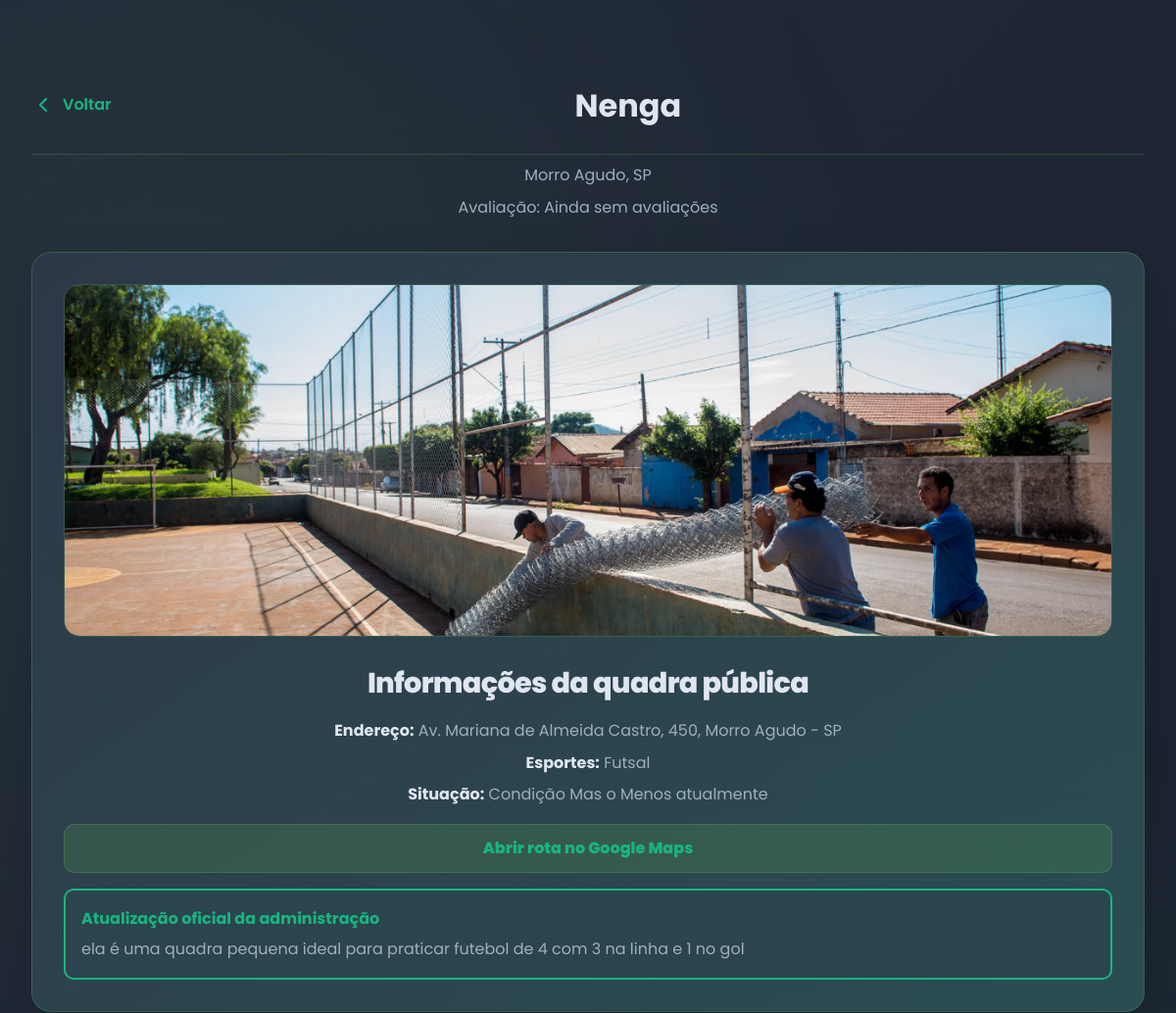
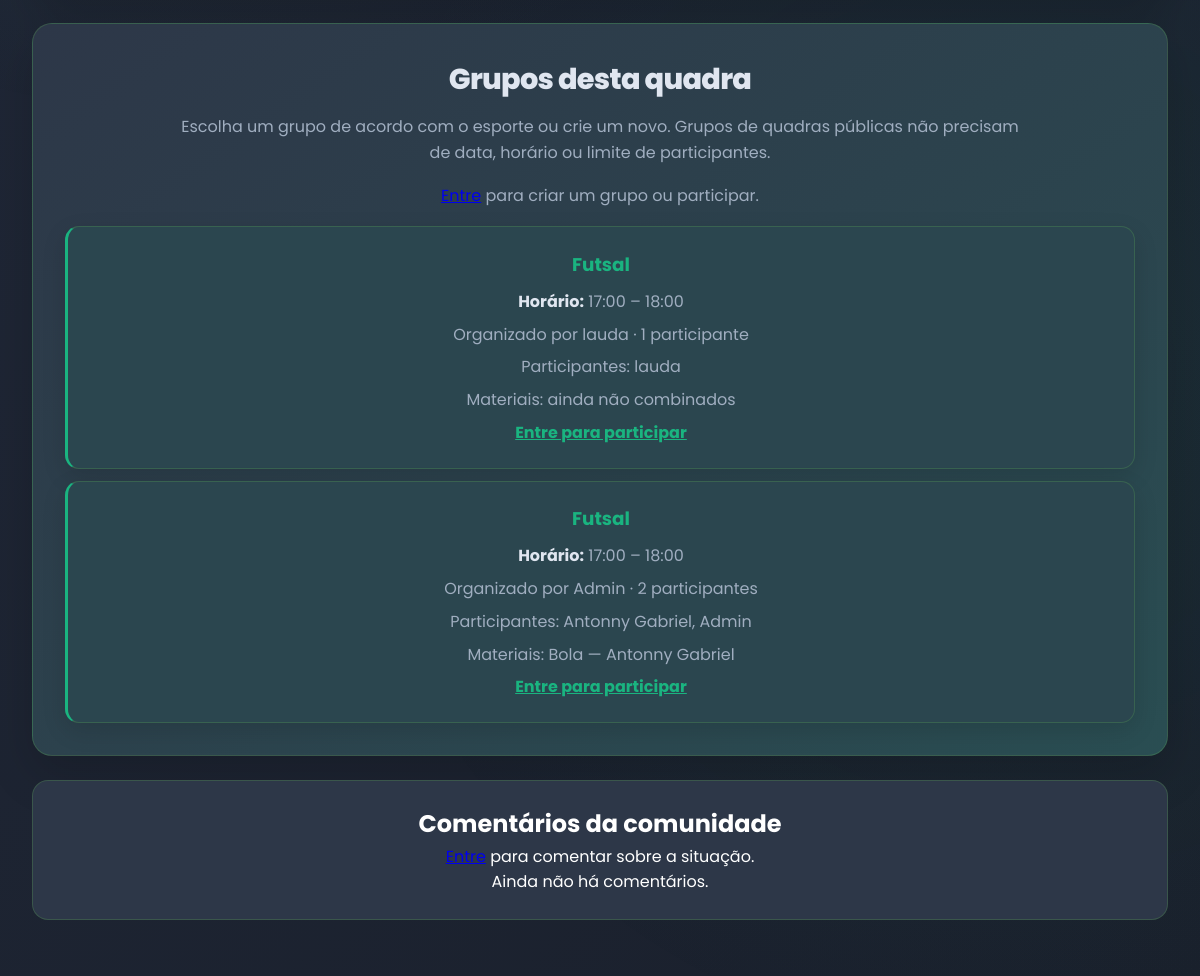
Screenshot of /quadra/1/ with the database file from the repository (2 pictures, top to bottom).
### core/models.py (models this page shows, shortened)
class Quadra(models.Model):
    TIPO_CHOICES = [
        ('publica', 'Pública'),
        ('privada', 'Privada'),
    ]
    nome = models.CharField(max_length=200)
    descricao = models.TextField(blank=True, null=True)
    localizacao = models.CharField(max_length=255, blank=True, null=True)
    cidade = models.CharField(max_length=100, blank=True, null=True)
    estado = models.CharField(max_length=50, blank=True, null=True)
    esporte = models.CharField(max_length=200, blank=True, null=True)
    tipo = models.CharField(max_length=10, choices=TIPO_CHOICES, default='publica')
    proprietario = models.ForeignKey(
        Usuario, on_delete=models.SET_NULL, null=True, blank=True, related_name='quadras'
    )
    destaque = models.BooleanField(default=False)
    foto = models.CharField(max_length=500, blank=True, null=True)
    situacao = models.CharField(max_length=200, blank=True, default='Em boas condições')
    comentario_admin = models.TextField(blank=True)
    class Meta:
        db_table = 'quadras'
        verbose_name = 'Quadra'
        verbose_name_plural = 'Quadras'
    @property
    def lista_esportes(self):
        if self.esporte:
            return [e.strip() for e in self.esporte.split(',')]
        return []

class GrupoQuadraPublica(models.Model):
    quadra = models.ForeignKey(Quadra, on_delete=models.CASCADE, related_name='grupos_publicos')
    esporte = models.CharField(max_length=100)
    data_encontro = models.DateField(blank=True, null=True)
    hora_inicio = models.TimeField(blank=True, null=True)
    hora_fim = models.TimeField(blank=True, null=True)
    criador = models.ForeignKey(Usuario, on_delete=models.CASCADE, related_name='grupos_criados')
    participantes = models.ManyToManyField(Usuario, through='ParticipanteGrupoPublico', related_name='grupos_publicos')
    criado_em = models.DateTimeField(default=timezone.now)
    class Meta:
        db_table = 'grupos_quadras_publicas'
        ordering = ['-criado_em']

class Usuario(AbstractBaseUser, PermissionsMixin):
    nome = models.CharField(max_length=150)
    cidade = models.CharField(max_length=100)
    email = models.EmailField(unique=True)
    is_active = models.BooleanField(default=True)
    is_staff = models.BooleanField(default=False)
    date_joined = models.DateTimeField(default=timezone.now)
    objects = UsuarioManager()
    USERNAME_FIELD = 'email'
    REQUIRED_FIELDS = ['nome', 'cidade']
    class Meta:
        db_table = 'usuarios'
        verbose_name = 'Usuário'
        verbose_name_plural = 'Usuários'

class MaterialGrupoPublico(models.Model):
    grupo = models.ForeignKey(GrupoQuadraPublica, on_delete=models.CASCADE, related_name='materiais')
    usuario = models.ForeignKey(Usuario, on_delete=models.CASCADE, related_name='materiais_grupos_publicos')
    item = models.CharField(max_length=100)
    criado_em = models.DateTimeField(default=timezone.now)
    class Meta:
        db_table = 'materiais_grupos_publicos'
        ordering = ['criado_em', 'id']

### core/views.py (the view)
# urls.py: path('quadra/<int:quadra_id>/', views.detalhes_quadra, name='detalhes_quadra'),
def detalhes_quadra(request, quadra_id):
    quadra = get_object_or_404(Quadra, pk=quadra_id)
    hoje = timezone.localdate()
    usuario_id = request.user.id if request.user.is_authenticated else None
    avaliacoes = quadra.avaliacoes.select_related('usuario').all()[:5]
    pode_avaliar = bool(usuario_id and ReservaJogador.objects.filter(
        usuario_id=usuario_id, horario__quadra=quadra
    ).exists())
    if quadra.tipo == 'publica' and usuario_id:
        pode_avaliar = True
    horarios = list(Horario.objects.filter(quadra=quadra).select_related('quadra', 'responsavel_reserva').prefetch_related(
        'reservas__usuario'
    ))
    grupos_publicos = []
    if quadra.tipo == 'publica':
        grupos = quadra.grupos_publicos.prefetch_related('participantes', 'inscricoes', 'materiais__usuario').all()
        for grupo in grupos:
            participantes = list(grupo.participantes.all())
            grupos_publicos.append({
                'obj': grupo,
                'participantes': participantes,
                'ja_participa': usuario_id in {participante.id for participante in participantes} if usuario_id else False,
                'total_participantes': len(participantes),
            })
    horarios.sort(key=_chave_ordenacao_horario)
    horarios_list = []
    for h in horarios:
        horarios_list.append(_horario_para_cliente(h, usuario_id))
    quadra_dict = {
        'id': quadra.id,
        'nome': quadra.nome,
        'descricao': quadra.descricao,
        'localizacao': quadra.localizacao,
        'cidade': quadra.cidade,
        'estado': quadra.estado,
        'esporte': quadra.esporte,
        'tipo': quadra.tipo,
        'foto': quadra.foto,
        'situacao': quadra.situacao,
        'comentario_admin': quadra.comentario_admin,
        'lista_esportes': quadra.lista_esportes,
        'horarios': horarios_list,
        'datas_disponiveis': [
            {
                'valor': data_iso,
                'rotulo': ('Hoje · ' if data_iso == timezone.localdate().isoformat() else '')
                    + ['segunda-feira', 'terça-feira', 'quarta-feira', 'quinta-feira', 'sexta-feira', 'sábado', 'domingo'][date.fromisoformat(data_iso).weekday()]
                    + ' · ' + date.fromisoformat(data_iso).strftime('%d/%m'),
            }
            for data_iso in sorted({
                h['data'] for h in horarios_list
                if quadra.tipo != 'privada' or date.fromisoformat(h['data']) >= hoje
            })
        ],
    }
    return render(request, 'detalhes_quadra.html', {
        'quadra': quadra_dict,
        'hoje': hoje.isoformat(),
        'avaliacoes': avaliacoes,
        'nota_media': quadra.avaliacoes.aggregate(media=Avg('nota'))['media'],
        'total_avaliacoes': quadra.avaliacoes.count(),
        'pode_avaliar': pode_avaliar,
        'comentarios_publicos': quadra.comentarios.select_related('usuario').all()[:50],
        'grupos_publicos': grupos_publicos,
    })

### core/views.py (called while the page is built)
def _inicio_horario(horario):
    correspondencia = re.search(r'(\d{1,2})\s*[h:]\s*(\d{2})', horario.hora_texto or '', re.IGNORECASE)
    if not correspondencia:
        return None
    try:
        return time(int(correspondencia.group(1)), int(correspondencia.group(2)))
    except ValueError:
        return None

def _chave_ordenacao_horario(horario):
    inicio = _inicio_horario(horario)
    return (horario.data, inicio or time.max, horario.hora_texto or '')

### templates/detalhes_quadra.html (shortened to what this page needs)
﻿<!DOCTYPE html>
<html lang="pt-BR">
  <head>
    {% load static %}
    <link
      rel="stylesheet"
      href="{% static 'css/base.css' %}"
    />
    <link
      rel="stylesheet"
      href="{% static 'css/detalhes_fullscreen.css' %}"
    />
    <link rel="stylesheet" href="{% static 'css/public_courts.css' %}" />
  </head>
  <body>
    <div class="background-shapes"></div>
    <div
      class="content-container"
      data-quadra-id="{{ quadra.id }}"
      data-quadra-tipo="{{ quadra.tipo }}"
      data-esportes="{{ quadra.lista_esportes|join:'|' }}"
      data-usuario-id="{{ request.user.id|default:'' }}"
    >
      <header class="page-header">
        <a href="{% url 'explorar' %}" class="back-button">
          <svg
            xmlns="http://www.w3.org/2000/svg"
            width="24"
            height="24"
            viewBox="0 0 24 24"
            fill="none"
            stroke="currentColor"
            stroke-width="2"
            stroke-linecap="round"
            stroke-linejoin="round"
          >
            <polyline points="15 18 9 12 15 6"></polyline>
          </svg>
          <span>Voltar</span>
        </a>
        <h1 class="page-title">{{ quadra.nome }}</h1>
      </header>
      <p class="page-subtitle">{{ quadra.cidade }}, {{ quadra.estado }}</p>
      <p class="page-subtitle">Avaliação: {% if nota_media %}{{ nota_media|floatformat:1 }}/5{% else %}Ainda sem avaliações{% endif %}</p>
      {% if quadra.tipo == 'publica' %}
      <section class="info-card public-court-info">
        {% if quadra.foto %}<img src="{% static quadra.foto %}" alt="{{ quadra.nome }}" style="width:100%;max-height:300px;object-fit:cover;border-radius:12px">{% endif %}
        <h2>Informações da quadra pública</h2>
        <p><strong>Endereço:</strong> {{ quadra.localizacao }}, {{ quadra.cidade }} - {{ quadra.estado }}</p>
        <p><strong>Esportes:</strong> {{ quadra.lista_esportes|join:', ' }}</p>
        <p><strong>Situação:</strong> {{ quadra.situacao }}</p>
        <a class="btn" target="_blank" rel="noopener" href="https://www.google.com/maps/dir/?api=1&amp;destination={{ quadra.localizacao|urlencode }}%2C%20{{ quadra.cidade|urlencode }}%2C%20{{ quadra.estado|urlencode }}">Abrir rota no Google Maps</a>
        {% if quadra.comentario_admin %}<article class="admin-court-comment" style="margin-top:1rem;padding:1rem;border:2px solid var(--secondary-green);border-radius:10px"><strong>Atualização oficial da administração</strong><p>{{ quadra.comentario_admin }}</p></article>{% endif %}
      </section>
      <section id="grupos" class="info-card" style="margin-top:1rem">
        <h2>Grupos desta quadra</h2>
        <p>Escolha um grupo de acordo com o esporte ou crie um novo. Grupos de quadras públicas não precisam de data, horário ou limite de participantes.</p>
        {% if user.is_authenticated %}
        <form class="public-group-create-form" method="post" action="{% url 'criar_grupo_quadra_publica' quadra.id %}">
          {% csrf_token %}
          <label for="novo-grupo-esporte">Esporte
          <select id="novo-grupo-esporte" name="esporte" required>
            <option value="">Escolha o esporte</option>
            {% for esporte in quadra.lista_esportes %}<option value="{{ esporte }}">{{ esporte }}</option>{% endfor %}
          </select></label>
          <label for="novo-grupo-inicio">Horário de início<input id="novo-grupo-inicio" type="time" name="hora_inicio" required></label>
          <label for="novo-grupo-fim">Previsão de término<input id="novo-grupo-fim" type="time" name="hora_fim" required></label>
          <button class="btn" type="submit">Criar grupo</button>
        </form>
        {% else %}<p><a href="{% url 'login' %}">Entre</a> para criar um grupo ou participar.</p>{% endif %}
        <div style="display:grid;gap:12px;margin-top:1rem">
          {% for grupo_info in grupos_publicos %}
          <article id="grupo-{{ grupo_info.obj.id }}" style="padding:1rem;border:1px solid var(--border-color);border-radius:12px">
            <h3 style="margin-top:0">{{ grupo_info.obj.esporte }}</h3>
            <p><strong>Horário:</strong> {% if grupo_info.obj.hora_inicio and grupo_info.obj.hora_fim %}{{ grupo_info.obj.hora_inicio|time:'H:i' }} – {{ grupo_info.obj.hora_fim|time:'H:i' }}{% else %}a combinar{% endif %}</p>
            <p>Organizado por {{ grupo_info.obj.criador.nome }} · {{ grupo_info.total_participantes }} participante{{ grupo_info.total_participantes|pluralize }}</p>
            <p>Participantes: {% for participante in grupo_info.participantes %}{{ participante.nome }}{% if not forloop.last %}, {% endif %}{% empty %}ninguém ainda{% endfor %}</p>
            <p>Materiais: {% for material in grupo_info.obj.materiais.all %}{{ material.item }} — {{ material.usuario.nome }}{% if not forloop.last %}; {% endif %}{% empty %}ainda não combinados{% endfor %}</p>
            {% if user.is_authenticated %}
              <form method="post" action="{% url 'participar_grupo_quadra_publica' grupo_info.obj.id %}">
                {% csrf_token %}
                <button class="btn" type="submit">{% if grupo_info.ja_participa %}Vou de novo{% else %}Participar deste grupo{% endif %}</button>
              </form>
              {% if grupo_info.ja_participa %}<form method="post" action="{% url 'indicar_material_grupo_publico' grupo_info.obj.id %}" style="display:flex;gap:8px;flex-wrap:wrap;margin-top:8px">{% csrf_token %}<input name="item" maxlength="100" placeholder="Material que vai levar" required><button class="btn" type="submit">Avisar o grupo</button></form>{% endif %}
              {% if grupo_info.ja_participa %}<small>Suas presenças: {% for inscricao in grupo_info.obj.inscricoes.all %}{% if inscricao.usuario_id == user.id %}{{ inscricao.presencas }}{% endif %}{% endfor %}</small>{% endif %}
            {% else %}<a href="{% url 'login' %}">Entre para participar</a>{% endif %}
          </article>
          {% empty %}<p>Ainda não há grupos nesta quadra. Você pode criar o primeiro acima.</p>{% endfor %}
        </div>
      </section>
      <section class="info-card" style="margin-top:1rem">
        <h2>Comentários da comunidade</h2>
        {% if user.is_authenticated %}<form method="post" action="{% url 'avaliar_quadra' quadra.id %}" style="display:grid;gap:10px;max-width:540px">{% csrf_token %}<textarea name="comentario" maxlength="1000" placeholder="Como está a quadra? Conte para outros usuários." required></textarea><button class="btn" type="submit">Comentar</button></form>{% else %}<p><a href="{% url 'login' %}">Entre</a> para comentar sobre a situação.</p>{% endif %}
        {% for comentario in comentarios_publicos %}<article style="margin-top:1rem;border-top:1px solid var(--border-color);padding-top:1rem"><strong>{{ comentario.usuario.nome }}</strong><small> · {{ comentario.criada_em|date:'d/m/Y H:i' }}</small><p>{{ comentario.texto }}</p></article>{% empty %}<p>Ainda não há comentários.</p>{% endfor %}
      </section>
      {% endif %}
    </div>
  </body>
</html>

### static/css/base.css (style rules this page uses)
:root { --dark-bg: #1A202C; --dark-bg-start: #21293a; --dark-bg-end: #1A202C; --card-bg: #2D3748; --dark-card-bg: #2D3748; --text-primary: #e0e6f0; --text-secondary: #a0aec0; --text-light: #ffffff; --text-dark: #1A202C; --header-bg-transparent: rgba(26, 32, 44, 0.6); --primary-green: #70d155; --secondary-green: #1ab480; --primary-blue: #4A90E2; --border-color: rgba(112, 209, 85, 0.2); --accent-color: #00A3FF; --shadow-color: rgba(112, 209, 85, 0.2); --hover-bg: rgba(112, 209, 85, 0.15); --header-gradient: none; --hero-gradient: radial-gradient(ellipse at 50% -50%, rgba(112, 209, 85, 0.1), transparent 80%); --font-main: 'Inter', -apple-system, BlinkMacSystemFont, 'Segoe UI', Roboto, sans-serif; --font-secondary: 'Roboto', sans-serif; --font-social: 'Segoe UI', Arial, sans-serif; }
* { scrollbar-color: var(--secondary-green) var(--dark-bg); scrollbar-width: thin; }
* { margin: 0; padding: 0; box-sizing: border-box; }
body { font-family: var(--font-main); line-height: 1.6; color: var(--text-primary); background-color: var(--dark-bg); background-image: linear-gradient(135deg, var(--dark-bg-start) 0%, var(--dark-bg) 100%); background-attachment: fixed; transition: background-color 0.3s, color 0.3s; }
.background-shapes { position: fixed; top: 0; left: 0; width: 100%; height: 100%; background-image: radial-gradient(circle at 15% 20%, rgba(112, 209, 85, 0.08) 0%, transparent 40%), radial-gradient(circle at 85% 70%, rgba(26, 180, 128, 0.08) 0%, transparent 40%); animation: animateBackground 15s ease-in-out infinite; z-index: -1; }

### static/css/detalhes_fullscreen.css (style rules this page uses)
* { margin: 0; padding: 0; box-sizing: border-box; }
body { font-family: 'Poppins', sans-serif; background-color: #121212; color: #ffffff; min-height: 100vh; overflow-x: hidden; padding: 2rem; }
.content-container { width: 100%; max-width: 1200px; margin: 0 auto; }
.page-header { display: flex; align-items: center; justify-content: space-between; padding: 1.5rem 0; margin-bottom: 2rem; border-bottom: 1px solid var(--border-color); }
.page-header .back-button { display: flex; align-items: center; color: #1ab480; text-decoration: none; font-weight: 600; transition: color 0.2s ease; }
.page-header .back-button svg { margin-right: 0.5rem; }
.page-title { font-size: 2rem; font-weight: 700; color: var(--text-primary); text-align: center; flex-grow: 1; }
.page-subtitle { width: 100%; text-align: center; color: var(--text-secondary); margin-top: -1.5rem; margin-bottom: 2rem; }
.btn { width: 100%; padding: 0.85rem; border: none; border-radius: 8px; font-weight: 700; font-size: 1rem; cursor: pointer; transition: all 0.2s ease; }
.info-card { background: var(--dark-card-bg); border: 1px solid var(--border-color); border-radius: 16px; padding: 1.5rem; margin-bottom: 1.5rem; text-align: center; }

### rows the page displays
Quadra: nome "Nenga", cidade "Morro Agudo", estado "SP", foto (picture), localizacao "Av. Mariana de Almeida Castro, 450", situacao "Condição Mas o Menos atualmente", comentario_admin "ela é uma quadra pequena ideal para praticar futebol de 4 com 3 na linha e 1 no gol"
GrupoQuadraPublica: obj.esporte "Futsal", obj.hora_inicio "17:00", obj.hora_fim "18:00", obj.criador.nome "lauda", total_participantes "1"
Usuario: nome "lauda"
GrupoQuadraPublica: obj.esporte "Futsal", obj.hora_inicio "17:00", obj.hora_fim "18:00", obj.criador.nome "Admin", total_participantes "2"
Usuario: nome "Antonny Gabriel"
Usuario: nome "Admin"
MaterialGrupoPublico: item "Bola", usuario.nome "Antonny Gabriel"

### other values shown
{{ quadra.lista_esportes|join:', ' }} "Futsal"
